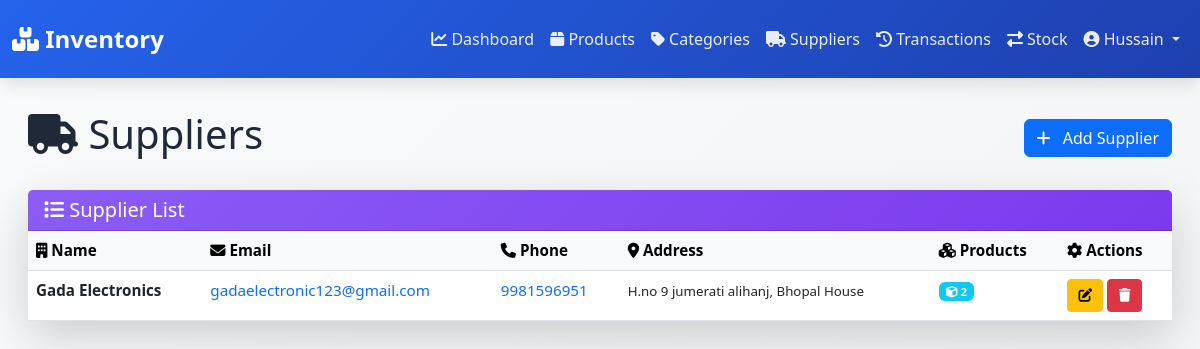
The page /suppliers/ (signed in) on the database as committed earlier.
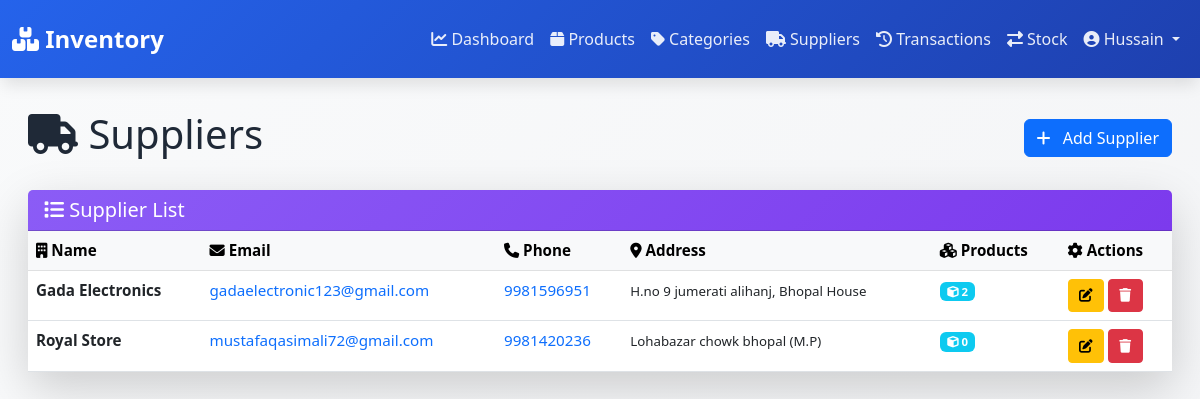
The same page on the database as committed later.
### inventory/models.py (models this page shows, shortened)
class Supplier(models.Model):
    name = models.CharField(max_length=200)
    email = models.EmailField()
    phone = models.CharField(max_length=20)
    address = models.TextField()

### inventory/views.py (the view)
# urls.py: path('suppliers/', views.supplier_list, name='supplier_list'),
@login_required(login_url='login')
def supplier_list(request):
    suppliers = Supplier.objects.annotate(product_count=Count('product'))
    return render(request, 'supplier_list.html', {'suppliers': suppliers})

### templates/supplier_list.html (shortened to what this page needs)
{% extends 'base.html' %}
{% block content %}
<div class="row mb-4">
    <div class="col-12">
        <div class="d-flex justify-content-between align-items-center">
            <h1 class="page-title"><i class="fas fa-truck"></i> Suppliers</h1>
            <a href="{% url 'add_supplier' %}" class="btn btn-primary">
                <i class="fas fa-plus me-2"></i> Add Supplier
            </a>
        </div>
    </div>
</div>
{% if suppliers %}
<div class="card shadow-lg">
    <div class="card-header" style="background: linear-gradient(135deg, #8b5cf6 0%, #7c3aed 100%);">
        <h5 class="mb-0 text-white"><i class="fas fa-list"></i> Supplier List</h5>
    </div>
    <div class="table-responsive">
        <table class="table table-hover mb-0">
            <thead class="table-light">
                <tr>
                    <th><i class="fas fa-building"></i> Name</th>
                    <th><i class="fas fa-envelope"></i> Email</th>
                    <th><i class="fas fa-phone"></i> Phone</th>
                    <th><i class="fas fa-map-marker-alt"></i> Address</th>
                    <th><i class="fas fa-cubes"></i> Products</th>
                    <th><i class="fas fa-cog"></i> Actions</th>
                </tr>
            </thead>
            <tbody>
                {% for supplier in suppliers %}
                <tr>
                    <td>
                        <strong class="text-dark">{{ supplier.name }}</strong>
                    </td>
                    <td>
                        <a href="mailto:{{ supplier.email }}" class="text-decoration-none">
                            {{ supplier.email }}
                        </a>
                    </td>
                    <td>
                        <a href="tel:{{ supplier.phone }}" class="text-decoration-none">
                            {{ supplier.phone }}
                        </a>
                    </td>
                    <td>
                        <small>{{ supplier.address }}</small>
                    </td>
                    <td>
                        <span class="badge bg-info"><i class="fas fa-cube"></i> {{ supplier.product_count }}</span>
                    </td>
                    <td>
                        <a href="{% url 'edit_supplier' supplier.id %}" class="btn btn-sm btn-warning" title="Edit">
                            <i class="fas fa-edit"></i>
                        </a>
                        <a href="{% url 'delete_supplier' supplier.id %}" class="btn btn-sm btn-danger" title="Delete">
                            <i class="fas fa-trash"></i>
                        </a>
                    </td>
                </tr>
                {% endfor %}
            </tbody>
        </table>
    </div>
</div>
{% else %}
<div class="alert alert-info border-0 shadow-sm">
    <i class="fas fa-info-circle me-2"></i>
    No suppliers found. <a href="{% url 'add_supplier' %}" class="alert-link">Add one now!</a>
</div>
{% endif %}
{% endblock %}

Rows that differ between the two databases and show on the page:
added Supplier: name "Royal Store", email "mustafaqasimali72@gmail.com", phone "9981420236", address "Lohabazar chowk bhopal (M.P)", product_count "0"
